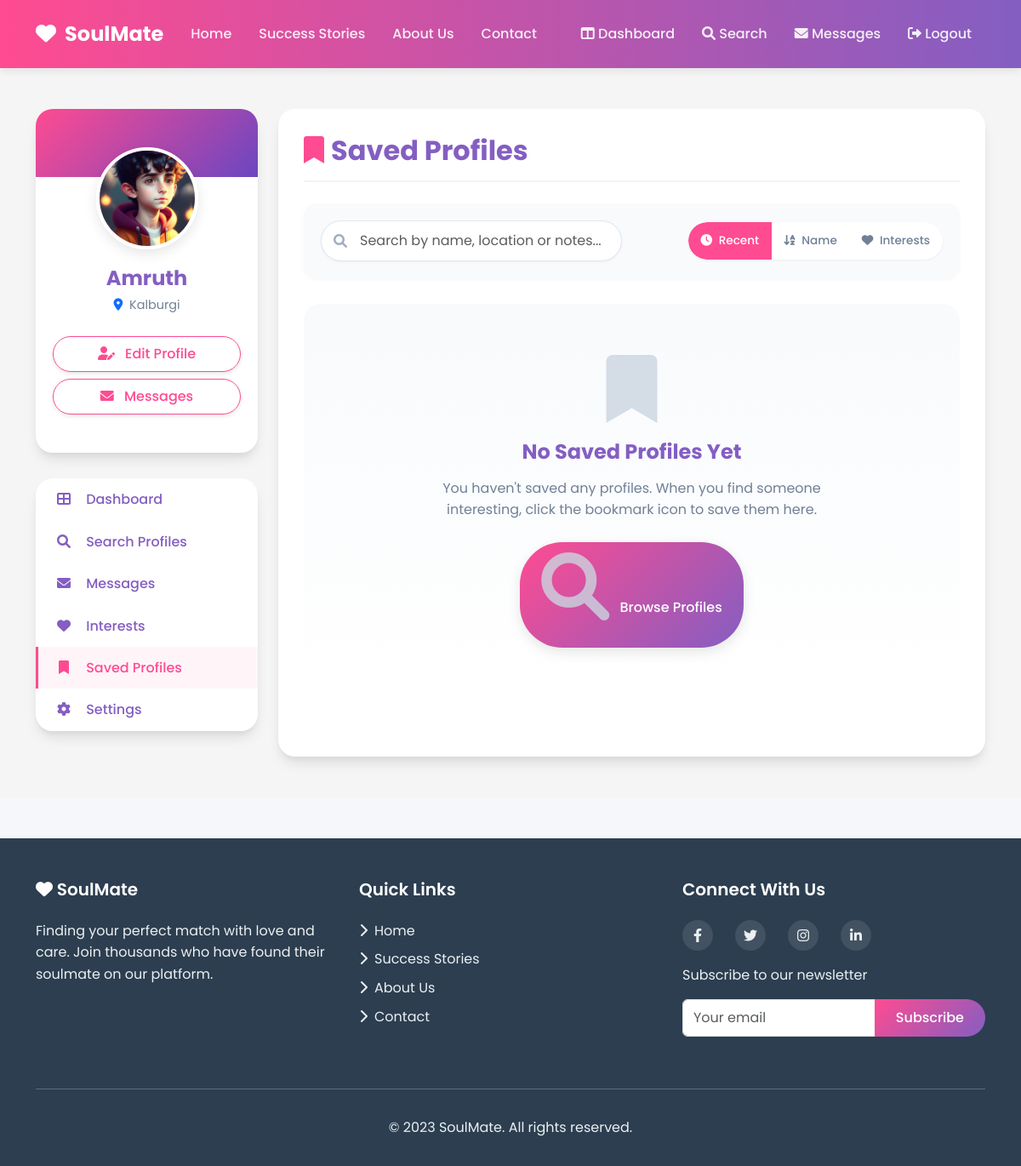
Page /saved_profiles (signed in) on the committed database.
### app.py (models this page shows, shortened)
class Profile(db.Model):
    id = db.Column(db.Integer, primary_key=True)
    user_id = db.Column(db.Integer, db.ForeignKey('user.id'), nullable=False)
    full_name = db.Column(db.String(100), nullable=False)
    gender = db.Column(db.String(10), nullable=False)
    dob = db.Column(db.Date, nullable=False)
    height = db.Column(db.Float)
    religion = db.Column(db.String(50))
    caste = db.Column(db.String(50))
    education = db.Column(db.String(100))
    profession = db.Column(db.String(100))
    location = db.Column(db.String(100))
    about = db.Column(db.Text)
    profile_pic = db.Column(db.String(200))
    interests = db.Column(db.Text)
    partner_preferences = db.Column(db.Text)

class User(db.Model):
    id = db.Column(db.Integer, primary_key=True)
    username = db.Column(db.String(80), unique=True, nullable=False)
    email = db.Column(db.String(120), unique=True, nullable=False)
    password = db.Column(db.String(200), nullable=False)
    created_at = db.Column(db.DateTime, default=datetime.utcnow)
    profile = db.relationship('Profile', backref='user', uselist=False)
    sent_messages = db.relationship('Message', backref='sender', foreign_keys='Message.sender_id')
    received_messages = db.relationship('Message', backref='recipient', foreign_keys='Message.recipient_id')

### app.py (the view, shortened to what this page needs)
@app.route('/saved_profiles')
def saved_profiles():
    if 'user_id' not in session:
        return redirect(url_for('login'))
    user_id = session['user_id']
    user = User.query.get(user_id)
    now = datetime.now().date()
    saved = db.session.query(
        SavedProfile, User, Profile
    ).join(
        User, User.id == SavedProfile.saved_profile_id
    ).join(
        Profile, Profile.user_id == SavedProfile.saved_profile_id
    ).filter(
        SavedProfile.user_id == user_id
    ).order_by(
        SavedProfile.timestamp.desc()
    ).all()
    saved_data = []
    unread_messages = Message.query.filter_by(recipient_id=user_id, is_read=False).count()
    received_pending_interests_count = Interest.query.filter_by(recipient_id=user_id, status='pending').count()
    return render_template(
        'saved_profiles.html',
        user=user,
        saved_data=saved_data,
        now=now,
        unread_messages=unread_messages,
        received_pending_interests_count=received_pending_interests_count
    )

### templates/saved_profiles.html (shortened to what this page needs)
{% extends 'base.html' %}
{% block content %}
<section class="dashboard-section py-5">
    <div class="container">
        <div class="row">
            <div class="col-lg-3">
                <div class="profile-sidebar">
                    <div class="profile-image">
                        {% if user.profile and user.profile.profile_pic %}
                            <img src="{{ url_for('static', filename='uploads/' + user.profile.profile_pic) }}" alt="Profile Picture">
                        {% else %}
                            <img src="{{ url_for('static', filename='images/default-avatar.png') }}" alt="Default Profile">
                        {% endif %}
                    </div>
                    <div class="profile-details">
                        <h4>{{ user.username }}</h4>
                        {% if user.profile %}
                            <p><i class="fas fa-map-marker-alt text-primary me-1"></i> {{ user.profile.location }}</p>
                        {% endif %}
                    </div>
                    <div class="profile-actions">
                        {% if user.profile %}
                            <a href="{{ url_for('edit_profile') }}" class="btn btn-outline-primary w-100 mb-2">
                                <i class="fas fa-user-edit"></i> Edit Profile
                            </a>
                        {% else %}
                            <a href="{{ url_for('create_profile') }}" class="btn btn-primary w-100 mb-2">
                                <i class="fas fa-user-plus"></i> Create Profile
                            </a>
                        {% endif %}
                        <a href="{{ url_for('messages') }}" class="btn btn-outline-primary w-100">
                            <i class="fas fa-envelope"></i> Messages
                        </a>
                    </div>
                </div>
                <div class="dashboard-nav">
                    <div class="list-group">
                        <a href="{{ url_for('dashboard') }}" class="list-group-item list-group-item-action">
                            <i class="fas fa-th-large"></i> Dashboard
                        </a>
                        <a href="{{ url_for('search') }}" class="list-group-item list-group-item-action">
                            <i class="fas fa-search"></i> Search Profiles
                        </a>
                        <a href="{{ url_for('messages') }}" class="list-group-item list-group-item-action">
                            <i class="fas fa-envelope"></i> Messages
                        </a>
                        <a href="{{ url_for('interests') }}" class="list-group-item list-group-item-action">
                            <i class="fas fa-heart"></i> Interests
                        </a>
                        <a href="{{ url_for('saved_profiles') }}" class="list-group-item list-group-item-action active">
                            <i class="fas fa-bookmark"></i> Saved Profiles
                        </a>
                        <a href="#" class="list-group-item list-group-item-action">
                            <i class="fas fa-cog"></i> Settings
                        </a>
                    </div>
                </div>
            </div>
            <div class="col-lg-9">
                <div class="dashboard-content">
                    <h2><i class="fas fa-bookmark me-2"></i>Saved Profiles</h2>
                    <div class="filters-section">
                        <div class="row align-items-center">
                            <div class="col-md-6">
                                <div class="search-box">
                                    <i class="fas fa-search search-icon"></i>
                                    <input type="text" class="form-control" id="searchSaved" placeholder="Search by name, location or notes...">
                                </div>
                            </div>
                            <div class="col-md-6">
                                <div class="sort-options text-md-end">
                                    <div class="btn-group" role="group">
                                        <button type="button" class="btn active" data-sort="recent">
                                            <i class="fas fa-clock me-1"></i> Recent
                                        </button>
                                        <button type="button" class="btn" data-sort="name">
                                            <i class="fas fa-sort-alpha-down me-1"></i> Name
                                        </button>
                                        <button type="button" class="btn" data-sort="interests">
                                            <i class="fas fa-heart me-1"></i> Interests
                                        </button>
                                    </div>
                                </div>
                            </div>
                        </div>
                    </div>
                    {% if saved_data %}
                        <div class="row saved-profiles-container">
                            {% for item in saved_data %}
                                <div class="col-md-6 col-lg-4 profile-card-wrapper">
                                    <div class="saved-profile-card">
                                        <div class="profile-image-container">
                                            {% if item.interest_status %}
                                                <div class="interest-badge
                                                    {% if item.interest_status == 'pending' %}pending{% elif item.interest_status == 'accepted' %}accepted{% else %}declined{% endif %}">
                                                    {% if item.interest_status == 'pending' %}
                                                        <i class="fas fa-clock"></i> Interest Pending
                                                    {% elif item.interest_status == 'accepted' %}
                                                        <i class="fas fa-check-circle"></i> Interest Accepted
                                                    {% else %}
                                                        <i class="fas fa-times-circle"></i> Interest Declined
                                                    {% endif %}
                                                </div>
                                            {% endif %}
                                            {% if item.profile.profile_pic %}
                                                <img src="{{ url_for('static', filename='uploads/' + item.profile.profile_pic) }}"
                                                    alt="{{ item.profile.full_name }}" class="profile-image">
                                            {% else %}
                                                <img src="{{ url_for('static', filename='images/default-avatar.png') }}"
                                                    alt="Default Profile" class="profile-image">
                                            {% endif %}
                                            <div class="saved-date">
                                                <i class="fas fa-calendar-alt me-1"></i>
                                                {{ item.saved_record.timestamp.strftime('%d %b %Y') }}
                                            </div>
                                            <form action="{{ url_for('save_profile', profile_id=item.user.id) }}" method="post" class="d-inline">
                                                <button type="submit" class="remove-saved border-0" title="Remove from saved">
                                                    <i class="fas fa-bookmark"></i>
                                                </button>
                                            </form>
                                        </div>
                                        <div class="profile-info">
                                            <h4>{{ item.profile.full_name }}</h4>
                                            <div class="profile-meta">
                                                <div class="profile-meta-item">
                                                    <i class="fas fa-birthday-cake"></i>
                                                    {{ ((now - item.profile.dob).days / 365)|int }} yrs
                                                </div>
                                                <div class="profile-meta-item">
                                                    <i class="fas fa-map-marker-alt"></i>
                                                    {{ item.profile.location }}
                                                </div>
                                                <div class="profile-meta-item">
                                                    <i class="fas fa-briefcase"></i>
                                                    {{ item.profile.profession }}
                                                </div>
                                            </div>
                                            <div class="profile-actions-container">
                                                <a href="{{ url_for('view_profile', user_id=item.user.id) }}"
                                                    class="btn btn-sm btn-outline-primary btn-profile-action btn-view-profile">
                                                    <i class="fas fa-user"></i> View Profile
                                                </a>
                                                {% if not item.interest_status %}
                                                    <a href="{{ url_for('express_interest', recipient_id=item.user.id) }}"
                                                        class="btn btn-sm btn-outline-danger btn-profile-action btn-express-interest">
                                                        <i class="fas fa-heart"></i> Express Interest
                                                    </a>
                                                {% endif %}
                                                <a href="{{ url_for('send_message', recipient_id=item.user.id) }}"
                                                    class="btn btn-sm btn-outline-info btn-profile-action btn-message">
                                                    <i class="fas fa-comment"></i> Message
                                                </a>
                                            </div>
                                            <div class="notes-form">
                                                <form action="{{ url_for('update_saved_notes', saved_id=item.saved_record.id) }}" method="post">
                                                    <div class="form-group">
                                                        <textarea class="form-control" name="notes" rows="2"
                                                            placeholder="Add personal notes about {{ item.profile.full_name.split()[0] }}...">{{ item.saved_record.notes }}</textarea>
                                                    </div>
                                                    <div class="text-end mt-2">
                                                        <button type="submit" class="btn btn-sm btn-primary">
                                                            <i class="fas fa-save me-1"></i> Save Notes
                                                        </button>
                                                    </div>
                                                </form>
                                            </div>
                                        </div>
                                    </div>
                                </div>
                            {% endfor %}
                        </div>
                    {% else %}
                        <div class="empty-state">
                            <i class="fas fa-bookmark"></i>
                            <h4>No Saved Profiles Yet</h4>
                            <p>You haven't saved any profiles. When you find someone interesting, click the bookmark icon to save them here.</p>
                            <a href="{{ url_for('search') }}" class="btn btn-primary">
                                <i class="fas fa-search me-2"></i> Browse Profiles
                            </a>
                        </div>
                    {% endif %}
                </div>
            </div>
        </div>
    </div>
</section>
{% endblock %}

### rows in the picture
Profile: profile_pic (picture), profile.location "Kalburgi"
User: username "Amruth"
